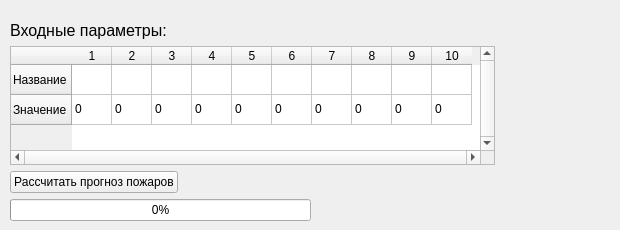
       <widget class="QWidget" name="tab_7">
        <attribute name="title">
         <string>ННПС</string>
        </attribute>
        <widget class="QWidget" name="verticalLayoutWidget">
         <property name="geometry">
          <rect>
           <x>10</x>
           <y>20</y>
           <width>601</width>
           <height>201</height>
          </rect>
         </property>
         <layout class="QVBoxLayout" name="verticalLayout_6">
          <item>
           <layout class="QHBoxLayout" name="horizontalLayout_15">
            <item>
             <widget class="QLabel" name="label_10">
              <property name="font">
               <font>
                <pointsize>12</pointsize>
               </font>
              </property>
              <property name="text">
               <string>Входные параметры:</string>
              </property>
             </widget>
            </item>
            <item>
             <spacer name="horizontalSpacer_11">
              <property name="orientation">
               <enum>Qt::Horizontal</enum>
              </property>
              <property name="sizeHint" stdset="0">
               <size>
                <width>40</width>
                <height>20</height>
               </size>
              </property>
             </spacer>
            </item>
           </layout>
          </item>
          <item>
           <layout class="QHBoxLayout" name="horizontalLayout_14">
            <item>
             <widget class="QTableWidget" name="inputNnpsTable">
              <property name="minimumSize">
               <size>
                <width>485</width>
                <height>105</height>
               </size>
              </property>
              <property name="verticalScrollBarPolicy">
               <enum>Qt::ScrollBarAlwaysOn</enum>
              </property>
              <property name="horizontalScrollBarPolicy">
               <enum>Qt::ScrollBarAlwaysOn</enum>
              </property>
              <property name="rowCount">
               <number>2</number>
              </property>
              <property name="columnCount">
               <number>10</number>
              </property>
              <attribute name="horizontalHeaderDefaultSectionSize">
               <number>40</number>
              </attribute>
              <row>
               <property name="text">
                <string>Название</string>
               </property>
              </row>
              <row>
               <property name="text">
                <string>Значение</string>
               </property>
              </row>
              <column/>
              <column/>
              <column/>
              <column/>
              <column/>
              <column/>
              <column/>
              <column/>
              <column/>
              <column/>
              <item row="0" column="0">
               <property name="text">
                <string/>
               </property>
              </item>
              <item row="1" column="0">
               <property name="text">
                <string>0</string>
               </property>
              </item>
              <item row="1" column="1">
               <property name="text">
                <string>0</string>
               </property>
              </item>
              <item row="1" column="2">
               <property name="text">
                <string>0</string>
               </property>
              </item>
              <item row="1" column="3">
               <property name="text">
                <string>0</string>
               </property>
              </item>
              <item row="1" column="4">
               <property name="text">
                <string>0</string>
               </property>
              </item>
              <item row="1" column="5">
               <property name="text">
                <string>0</string>
               </property>
              </item>
              <item row="1" column="6">
               <property name="text">
                <string>0</string>
               </property>
              </item>
              <item row="1" column="7">
               <property name="text">
                <string>0</string>
               </property>
              </item>
              <item row="1" column="8">
               <property name="text">
                <string>0</string>
               </property>
              </item>
              <item row="1" column="9">
               <property name="text">
                <string>0</string>
               </property>
              </item>
             </widget>
            </item>
            <item>
             <spacer name="horizontalSpacer_10">
              <property name="orientation">
               <enum>Qt::Horizontal</enum>
              </property>
              <property name="sizeHint" stdset="0">
               <size>
                <width>40</width>
                <height>20</height>
               </size>
              </property>
             </spacer>
            </item>
           </layout>
          </item>
          <item>
           <layout class="QHBoxLayout" name="horizontalLayout_13">
            <item>
             <widget class="QPushButton" name="nnpsButton">
              <property name="text">
               <string>Рассчитать прогноз пожаров</string>
              </property>
             </widget>
            </item>
            <item>
             <spacer name="horizontalSpacer">
              <property name="orientation">
               <enum>Qt::Horizontal</enum>
              </property>
              <property name="sizeHint" stdset="0">
               <size>
                <width>40</width>
                <height>20</height>
               </size>
              </property>
             </spacer>
            </item>
           </layout>
          </item>
          <item>
           <layout class="QHBoxLayout" name="horizontalLayout_16">
            <item>
             <widget class="QProgressBar" name="progressBar_nnps">
              <property name="value">
               <number>0</number>
              </property>
             </widget>
            </item>
            <item>
             <spacer name="horizontalSpacer_12">
              <property name="orientation">
               <enum>Qt::Horizontal</enum>
              </property>
              <property name="sizeHint" stdset="0">
               <size>
                <width>40</width>
                <height>20</height>
               </size>
              </property>
             </spacer>
            </item>
           </layout>
          </item>
         </layout>
        </widget>
       </widget>
